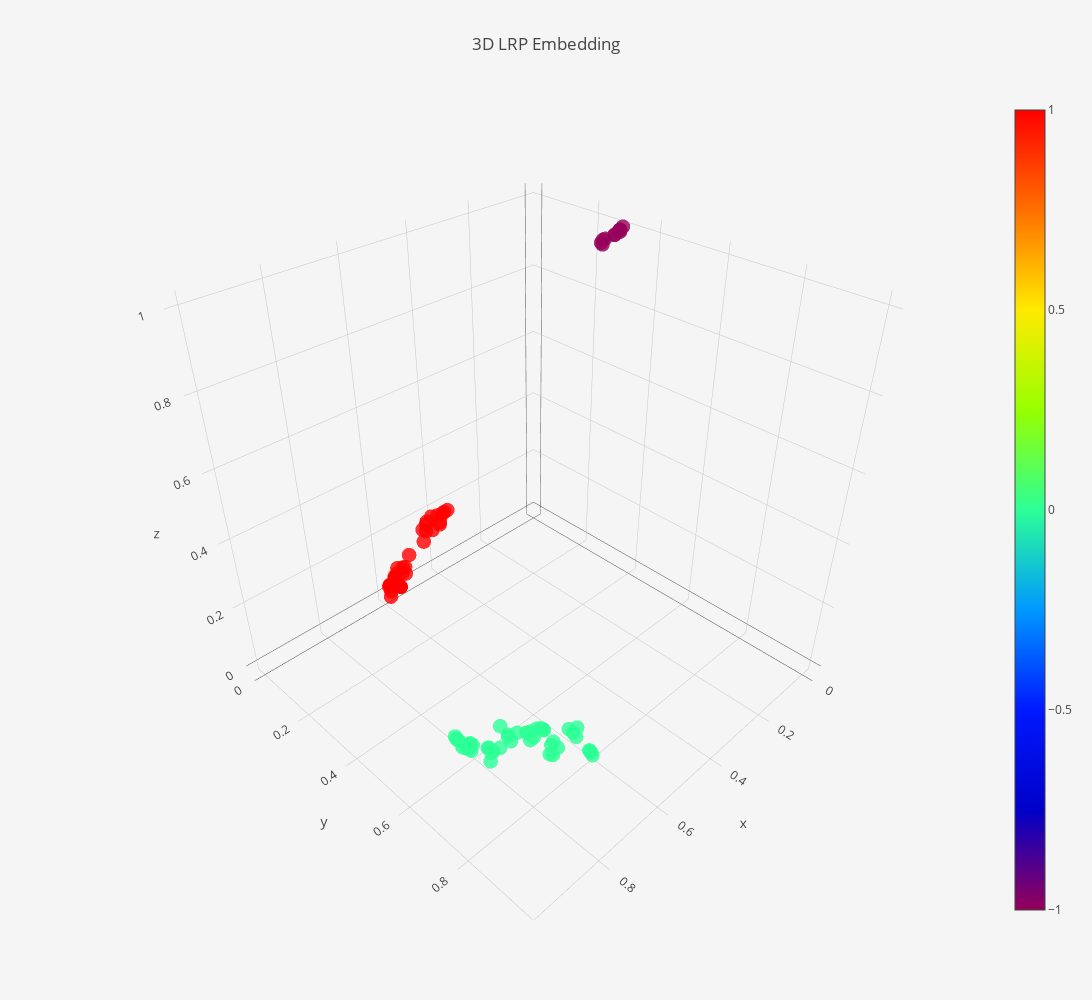

Notebook cell for this chart:
### Code cell
import umap
from matplotlib import pyplot as plt
from sklearn.preprocessing import MinMaxScaler
from sklearn.pipeline import Pipeline

embedding_pipeline = Pipeline([
    ("reducer", umap.UMAP(random_state=42,
                    n_components = 3,
                    n_neighbors=15,
                    min_dist=0)),
   ("scaler", MinMaxScaler())
])

training_lrp = pipeline.training_lrp
embedding_pipeline.fit(training_lrp)
embedding = embedding_pipeline.transform(training_lrp)

emb3d = go.Scatter3d(
    x=embedding[:,0],
    y=embedding[:,1],
    z=embedding[:,2],
    mode="markers",
    name="Training",
    marker=dict(
        size=5,
        color=pipeline.clusterer.labels_,
        colorscale="Rainbow",
        opacity=0.8,
        showscale=True
    ),
    text=pipeline.clusterer.labels_
)

layout = go.Layout(
    title="3D LRP Embedding",
    autosize=False,
    width=1200,
    height=1000,
    paper_bgcolor='#F5F5F5'
)


data=[emb3d]

fig = go.Figure(data=data, layout=layout)
iplot(fig, filename='lrp-3d-scatter.html')
